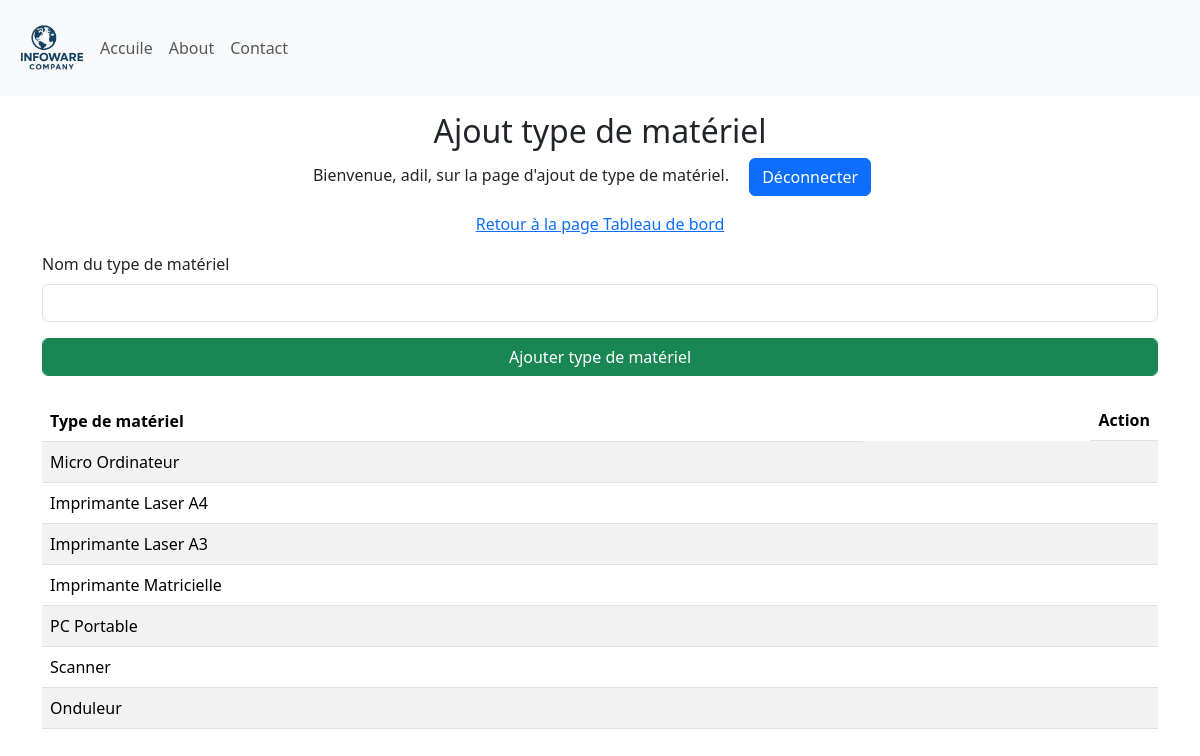
The page /manage_MaterialTypes (signed in) on the database as committed earlier.
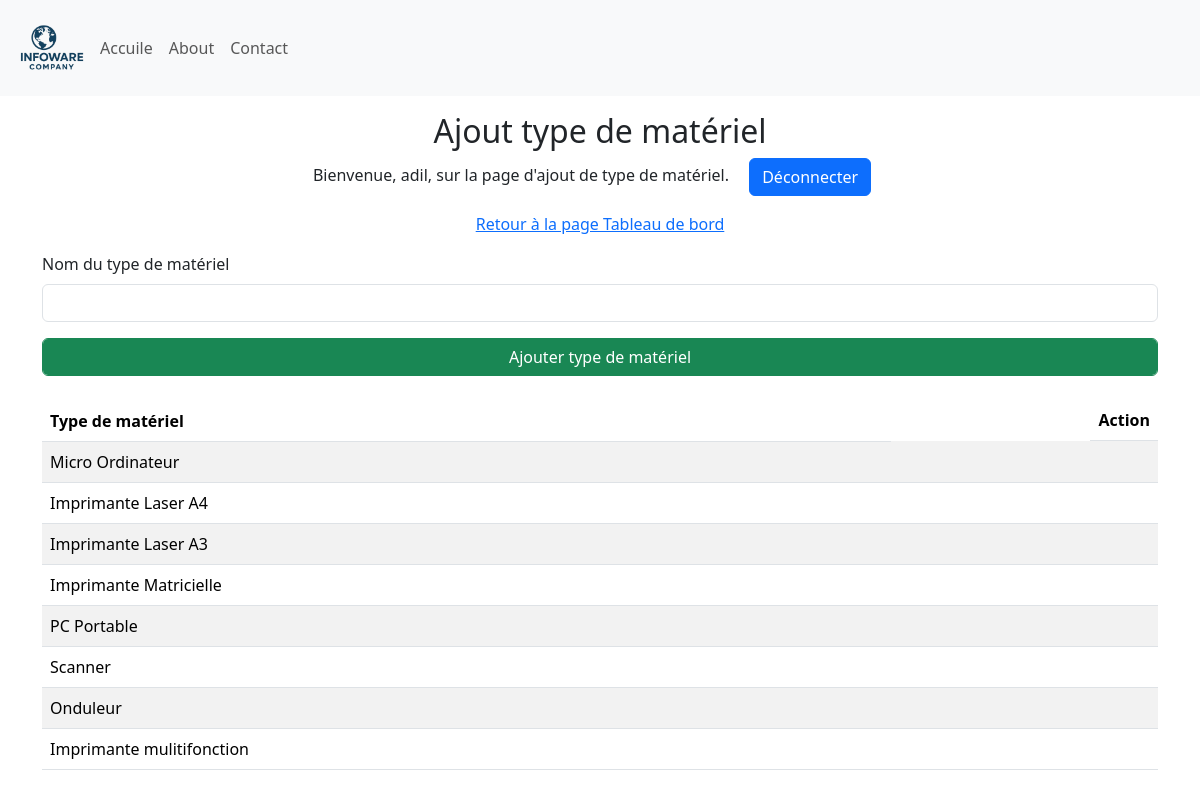
The same page on the database as committed later.
### Site/models.py (models this page shows, shortened)
class MaterialType(db.Model):
    id = db.Column(db.Integer, primary_key=True)
    typeMaterial = db.Column(db.String(50), unique=True, nullable=False)

### Site/dashbord/materialType.py (the view, shortened to what this page needs)
@Material_Types.route('/manage_MaterialTypes', methods=['GET', 'POST'])
def manage_MaterialTypes():
    if 'user' not in session:
        return redirect(url_for('admin.admin'))
    materialTypes = MaterialType.query.all()
    return render_template('manage_MaterialTypes.html',  name=session['user'], materialTypes=materialTypes)

### Site/templates/manage_MaterialTypes.html (shortened to what this page needs)
{% extends 'base.html' %}
{% block body %}
<div class="container-fluid">
    <div class="row">
        <div class="col-12  my-3">
            <div class="text-center">
                <h2>Ajout type de matériel</h2>
                <p>Bienvenue, {{ name }}, sur la page d'ajout de type de matériel. <a class="mx-3 btn btn-primary" href="{{ url_for('admin.logout') }}"">Déconnecter</a></p>
                <p><a href="{{ url_for('dashbord.dashbord_page') }}">Retour à la page Tableau de bord</a> </p>
            </div>
            <div class="container">
                <form method="POST">
                    <div class="mb-3">
                        <label for="materialTypeName" class="form-label">Nom du type de matériel</label>
                        <input type="text" class="form-control" id="materialTypeName" name="materialTypeName" required>
                    </div>
                    <button type="submit" class="form-control btn btn-success">Ajouter type de matériel</button>
                </form>
                <table class="table table-striped mt-4 ">
                    <thead>
                        <tr>
                          <th scope="col">Type de matériel</th>
                          <th class="float-end" scope="col">Action</th>
                        </tr>
                      </thead>
                      <tbody>
                        {% for materialType in materialTypes %}
                        <tr>
                          <td>{{ materialType.typeMaterial }}</td>
                          <td>
                          </td>
                        </tr>
                        {% endfor %}
                </table>
            </div>
        </div>
    </div>
</div>
{% endblock %}

### Site/templates/base.html (shortened to what this page needs)
<!DOCTYPE html>
<html lang="fr">
<head>
    <link href="https://cdn.jsdelivr.net/npm/bootstrap@5.3.8/dist/css/bootstrap.min.css" rel="stylesheet">
    <link rel="stylesheet" href={{url_for('static', filename='style.css')}}>
</head>
<body>
    <nav class="navbar navbar-expand-lg bg-light" >
        <div class="container-fluid" >
          <img width="80px" src="{{url_for('static', filename='logo.png')}}" alt="logo">
          <div class="collapse navbar-collapse" id="navbarNav">
            <ul class="navbar-nav">
              <li class="nav-item">
                <a class="nav-link"  href="{{ url_for('main.home') }}">Accuile</a>
              </li>
              <li class="nav-item">
                <a class="nav-link" href={{ url_for('about.about_page') }}>About</a>
              </li>
              <li class="nav-item">
                <a class="nav-link" href="#">Contact</a>
              </li>
            </ul>
          </div>
        </div>
      </nav>
      {% block body %}{% endblock %}
</body>
</html>

### Site/static/style.css (style rules this page uses)
* { margin: 0; padding: 0; box-sizing: border-box; }
:root { --primary-color: #0056b3; --secondary-color: #f8f9fa; --text-color: #333; --highlight-color: #007bff; }
body { font-family: 'Segoe UI', Tahoma, Geneva, Verdana, sans-serif; }

Rows that differ between the two databases and show on the page:
added MaterialType: typeMaterial "Imprimante mulitifonction"
